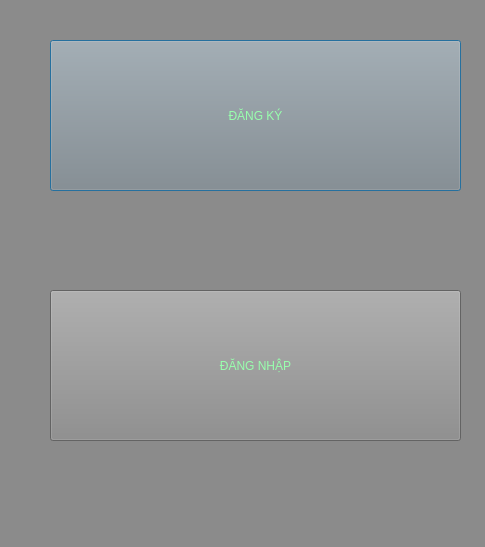
<?xml version="1.0" encoding="UTF-8"?>
<ui version="4.0">
 <class>Dialog</class>
 <widget class="QDialog" name="Dialog">
  <property name="geometry">
   <rect>
    <x>0</x>
    <y>0</y>
    <width>485</width>
    <height>547</height>
   </rect>
  </property>
  <property name="windowTitle">
   <string>Dialog</string>
  </property>
  <property name="styleSheet">
   <string notr="true">background-color: rgb(198, 198, 198);
background-color: rgb(139, 139, 139);
font: 8pt &quot;Segoe UI Historic&quot;;</string>
  </property>
  <widget class="QPushButton" name="checkloggin">
   <property name="geometry">
    <rect>
     <x>50</x>
     <y>40</y>
     <width>411</width>
     <height>151</height>
    </rect>
   </property>
   <property name="styleSheet">
    <string notr="true">color: rgb(152, 255, 173);
font: 24pt &quot;MS Shell Dlg 2&quot;;
border-color: rgb(160, 243, 255);</string>
   </property>
   <property name="text">
    <string>ĐĂNG KÝ</string>
   </property>
  </widget>
  <widget class="QPushButton" name="checkloggin_2">
   <property name="geometry">
    <rect>
     <x>50</x>
     <y>290</y>
     <width>411</width>
     <height>151</height>
    </rect>
   </property>
   <property name="styleSheet">
    <string notr="true">color: rgb(152, 255, 173);
font: 24pt &quot;MS Shell Dlg 2&quot;;
border-color: rgb(160, 243, 255);</string>
   </property>
   <property name="text">
    <string>ĐĂNG NHẬP</string>
   </property>
  </widget>
 </widget>
 <resources/>
 <connections/>
</ui>
